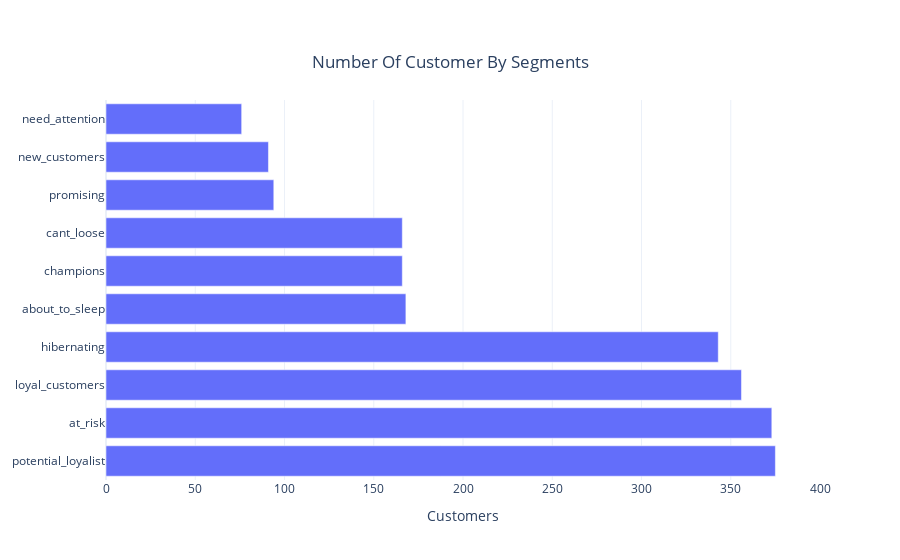

The notebook cell saved with this chart:
### Code cell
bar = go.Bar(y = pd.DataFrame(rfm['segment'].value_counts()).index,
              x = pd.DataFrame(rfm['segment'].value_counts())['segment'].values,
              orientation = 'h')

layout = go.Layout(title = {'text' : 'Number Of Customer By Segments',
                            'y' : 0.9,
                            'x' : 0.5,
                            'xanchor' : 'center',
                            'yanchor' : 'top'},
                   xaxis = dict(title = 'Customers'),
                   template = 'plotly_white')

fig = go.Figure(data = bar, layout = layout)
fig.update_xaxes(range = [0, 400])
iplot(fig)

### Figure 1 — Plotly figure (JSON) as saved in the notebook; plotly's stock layout.template omitted (floating-point values rounded to 4 significant figures)
{"data": [{"orientation": "h", "type": "bar", "x": [375, 373, 356, 343, 168, 166, 166, 94, 91, 76], "y": ["potential_loyalist", "at_risk", "loyal_customers", "hibernating", "about_to_sleep", "champions", "cant_loose", "promising", "new_customers", "need_attention"]}], "layout": {"title": {"text": "Number Of Customer By Segments", "x": 0.5, "xanchor": "center", "y": 0.9, "yanchor": "top"}, "xaxis": {"range": [0, 400], "title": {"text": "Customers"}}}}
